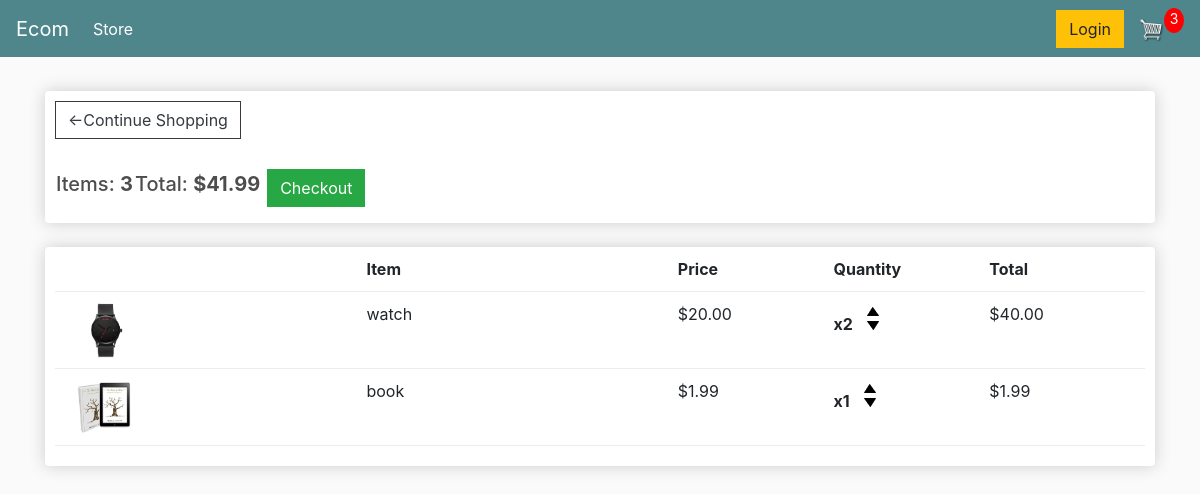
The app's page /cart/ (signed in) with its own data.
### store/models.py (models this page shows, shortened)
class Order(models.Model):
    customer = models.ForeignKey(Customer, on_delete=models.SET_NULL, null=True, blank=True)
    date_ordered = models.DateTimeField(auto_now_add=True)
    complete=models.BooleanField(default=False)
    transaction_id=models.CharField(max_length=100,null=True)
    @property
    def get_cart_total(self):
        orderitems=self.orderitem_set.all()
        total=sum([item.get_total for item in orderitems])
        return total
    @property
    def get_cart_items(self):
        orderitems=self.orderitem_set.all()
        total=sum([item.quantity for item in orderitems])
        return total

class OrderItem(models.Model):
    product=models.ForeignKey(Product,on_delete=models.SET_NULL, null=True)
    order=models.ForeignKey(Order,on_delete=models.SET_NULL,null=True)
    quantity=models.IntegerField(default=0,null=True,blank=True)
    date_added = models.DateTimeField(auto_now_add=True)
    @property
    def get_total(self):
        total=self.product.price*self.quantity
        return total

class Product(models.Model):
    name=models.CharField(max_length=200)
    price=models.FloatField()
    digital = models.BooleanField(default=False,null=True,blank=True)
    image=models.ImageField(null=True,blank=True)
    @property
    def imageURL(self):
        try:
            url=self.image.url
        except:
            url=''
        return url

### store/views.py (the view)
# urls.py: path('cart/',views.cart,name="cart"),
def cart(request):
    if request.user.is_authenticated:
        customer=request.user.customer
        order,created=Order.objects.get_or_create(customer=customer,complete=False)
        items=order.orderitem_set.all()
        cartItems=order.get_cart_items
    else:
        items=[]
        order={'get_cart_total':0,'get_cart_items':0}
        cartItems=order['get_cart_items']
    context={'items':items,'order':order,'cartItems':cartItems}
    return render(request,'store/cart.html',context)

### store/templates/store/cart.html
{% extends 'store/main.html' %}
{% load static %}
{% block content %}
<div class="row">
    <div class="col-lg-12">
        <div class="box-element">
            <a class="btn btn-outline-dark" href="{% url 'store' %}">&#x2190;Continue Shopping</a>
            <br>
            <br>
            <table clas="table">
                <tr>
                    <th>
                        <h5>
                            Items: <strong>{{order.get_cart_items}}</strong>
                        </h5>
                    </th>
                    <th>
                        <h5>
                            Total: <strong>${{order.get_cart_total|floatformat:2}}</strong>
                        </h5>
                    </th>
                    <th>
                        <a style="float:right; margin:5px;" class="btn btn-success"   href="{% url 'checkout' %}">
                            Checkout
                        </a>
                    </th>
                </tr>
            </table>
        </div>
        <br>
        <div class="box-element">
            <div class="cart-row">
                <div style="flex:2"></div>
                <div style="flex:2"><strong>Item</strong></div>
                <div style="flex:1"><strong>Price</strong></div>
                <div style="flex:1"><strong>Quantity</strong></div>
                <div style="flex:1"><strong>Total</strong></div>
            </div>
            {% for item in items %}
            <div class="cart-row">
                <div style="flex:2"><img class="row-image" src="{{item.product.imageURL}}"></div>
                <div style="flex:2"><p>{{item.product.name}}</p></div>
                <div style="flex:1"><p>${{item.product.price|floatformat:2}}</p></div>
                <div style="flex:1">
                    <p class="quantity">x{{item.quantity}}</p>
                    <div class="quantity">
                        <img data-product="{{item.product.id}}" data-action="add" class="chg-quantity update-cart" src="{% static 'images/arrow-up.png' %}" alt="up">
                        <img data-product="{{item.product.id}}" data-action="remove" class="chg-quantity" src="{% static 'images/arrow-down.png' %}" alt="down">
                    </div>
                </div>
                <div style="flex:1"><p>${{item.get_total|floatformat:2}}</p></div>
            </div>
            {% endfor %}
        </div>
    </div>
</div>
{% endblock content %}

### static/css/main.css (style rules this page uses)
body { background-color: hsl(0,0%,98%); }
h1,h2,h3,h4,h5,h6 { color:hsl(0,0%,30%); }
.box-element { box-shadow:hsl(0, 0%, 80%) 0 0 16px; background-color: #fff; border-radius: 4px; padding: 10px; }
.col-lg-4, .col-lg-6, .col-lg-8, .col-lg-12 { margin-top: 10px; }
.btn { border-radius:0; }
.row-image { width:100px; }
.cart-row { display: flex; align-items: flex; padding-bottom:10px; margin-bottom: 10px; border-bottom: 1px solid #ececec }
.quantity { display: inline-block; font-weight: 700; padding-right: 10px; }
.chg-quantity { width:12px; cursor:pointer; display:block; margin-top:5px; transition:.1s; }

### records on screen
Order: get_cart_items "3", get_cart_total "41.99"
OrderItem: product.imageURL (picture), product.name "watch", product.price "20.00", quantity "2", get_total "40.00"
OrderItem: product.imageURL (picture), product.name "book", product.price "1.99", quantity "1", get_total "1.99"

### other values on screen
{{ cartItems }} "3"
